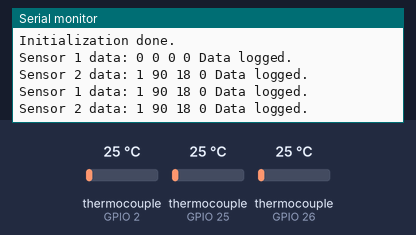
Recording of a sketch running on a simulated ESP32. Shown: the last lines printed to the serial monitor. Wiring (inferred from the names in the program): 3 × MAX31855 thermocouple converter: CS GPIO 26 / CS GPIO 25 / CS GPIO 2. The test bench sets the inputs (shaded band); at power-on: thermocouple (sensors on GPIO 2, GPIO 25, GPIO 26) 25 °C. Storage starts empty.

Above: at 2.3 s.
2.4 s: thermocouple (sensor on GPIO 2) set to 75 °C
At 4.4 s:
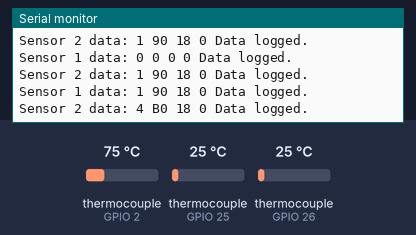
7.5 s: thermocouple (sensor on GPIO 25) set to 225 °C
At 7.83 s:
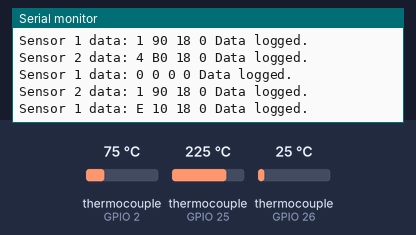
11.0 s: thermocouple (sensor on GPIO 26) set to 6 °C
At 11.33 s:
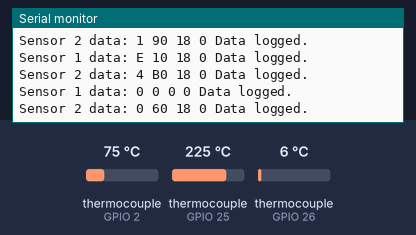
12.5 s: thermocouple (sensor on GPIO 26) set to 28 °C
At 13.33 s:
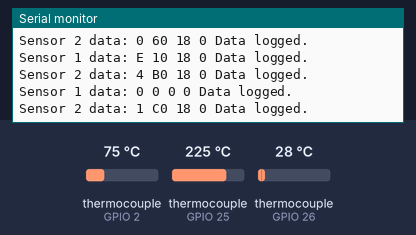
16.5 s: thermocouple (sensor on GPIO 2) set to 150 °C
At 16.83 s:
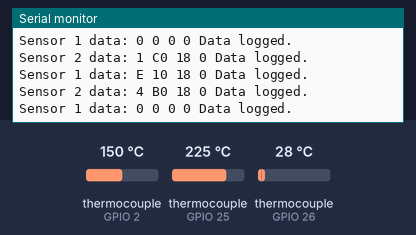
18.0 s: thermocouple (sensor on GPIO 25) set to 6 °C
At 18.33 s:
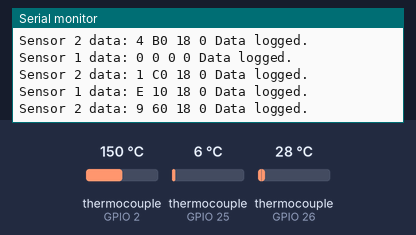
Timing chart, 0 to 20.5 s (numbered marks = the images above; inputs shaded):
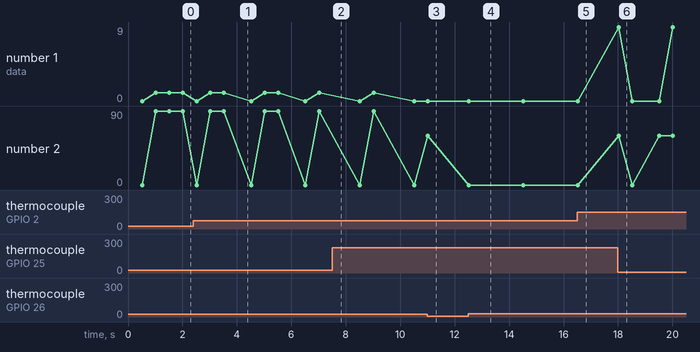

The sketch:

for_two_thermocouples_sdcard_logging.ino
```cpp
#include <SPI.h>
#include <SD.h>

// Define CS pins for each SPI interface
#define MAXCS1 25
#define MAXCS2 26
#define SD_CS 5
#define LED_PIN 2

// Define shared SPI pins
// #define MAXSCLK 18
// #define MAXDO 19
// #define MAXMOSI 23

byte dummyData[] = {0x00, 0x00, 0x00, 0x00};
SPIClass *MAX1 = NULL;

int received_data1[4];
hw_timer_t * timer = NULL;
int LED_STATE=LOW;
// int received_data2[4];
int TemperatureFlag1 = 0, TemperatureFlag2 = 0, intr_cntr = 0,temperatureFlag=0;\
char CTEMP,htemp;
// hw_timer_t * timer = NULL;
// int LED_STATE = LOW;
// int TemperatureFlag1 = 0, TemperatureFlag2 = 0, intr_cntr = 0;
File dataFile;

void IRAM_ATTR onTimer() {
  intr_cntr++;
  if (intr_cntr == 500) {
    TemperatureFlag1 = 1;
  }
  if (intr_cntr == 1000) {
    TemperatureFlag2 = 1;
    intr_cntr = 0;
  }
}

void setup() {
    Serial.begin(115200);

    MAX1 = new SPIClass(VSPI);
    MAX1->begin();

    pinMode(MAXCS1, OUTPUT);
    digitalWrite(MAXCS1, HIGH); // Deselect the first MAX31855
    pinMode(MAXCS2, OUTPUT);
    digitalWrite(MAXCS2, HIGH); // Deselect the second MAX31855
    pinMode(LED_PIN, OUTPUT);

    // Initialize SD card
    if (!SD.begin(SD_CS)) {
        Serial.println("Initialization failed!");
        return;
    }
    Serial.println("Initialization done.");

    timer = timerBegin(0,80,true);             // timer 0, prescalar: 80, UP counting
    timerAttachInterrupt(timer, &onTimer, true);   // Attach interrupt
    timerAlarmWrite(timer, 1000, true);     // Match value= 1000000 for 1 sec. delay.
    timerAlarmEnable(timer);
}

void loop() {
    if (TemperatureFlag1 == 1) {
        Serial.print("Sensor 1 data: ");
        logData("Sensor 1", MAX1, MAXCS1);
        Serial.print("\n");

        TemperatureFlag1 = 0; // Reset the flag
        LED_STATE = !LED_STATE;
        digitalWrite(LED_PIN, LED_STATE);
    }

    if (TemperatureFlag2 == 1) {
        Serial.print("Sensor 2 data: ");
        logData("Sensor 2", MAX1, MAXCS2);
        Serial.print("\n");
        TemperatureFlag2 = 0; // Reset the flag
    }
}

void logData(const char* sensorName, SPIClass *spi, int csPin) {
    spi->beginTransaction(SPISettings(4000000, MSBFIRST, SPI_MODE0));
    digitalWrite(csPin, LOW); // Pull CS low to prepare for transfer
    for (int i = 0; i < 4; i++) {
        received_data1[i] = spi->transfer(dummyData[i]);
        Serial.print(received_data1[i], HEX); // Print received data
        Serial.print(" ");
    }
    digitalWrite(csPin, HIGH); // Pull CS high to signify end of data transfer
    spi->endTransaction();

    dataFile = SD.open("datalog.txt", FILE_APPEND);
    if (dataFile) {
        dataFile.print(sensorName);
        dataFile.print(": ");
        for (int i = 0; i < 4; i++) {
            dataFile.print(received_data1[i], HEX);
            dataFile.print(" ");
        }
        dataFile.println();
        dataFile.close();
        Serial.println("Data logged.");
    } else {
        Serial.println("Error opening datalog.txt");
    }
}
```

Measured:
- after the input at 2.4 s, the serial monitor: prints a new line after 1.6 s (image 1)
- after the input at 7.5 s, the serial monitor: prints a new line at once (image 2)
- after the input at 11.0 s, the serial monitor: prints a new line at once (image 3)
- after the input at 12.5 s, the serial monitor: prints a new line after 0.52 s (image 4)
- plotted number 2: 0 → 60 after the input at 11.0 s
